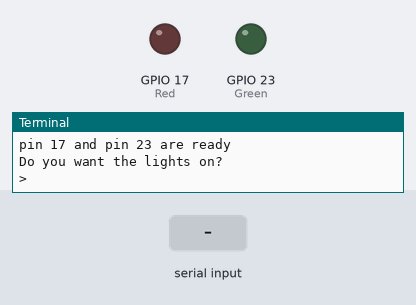
This program was run on a simulated Raspberry Pi (BCM pin numbers). Parts: output pins drawn as LEDs (lit = HIGH), the last lines printed to the terminal. Dashed ring = blinking. The inputs (shaded band) are chosen by the test bench.

Above: at 1.2 s.
1.3 s: "seperate" typed at the terminal, then Enter
2.8 s: "together" typed at the terminal, then Enter
4.3 s: "yes" typed at the terminal, then Enter
5.8 s: "seperate" typed at the terminal, then Enter
At 5.9 s:
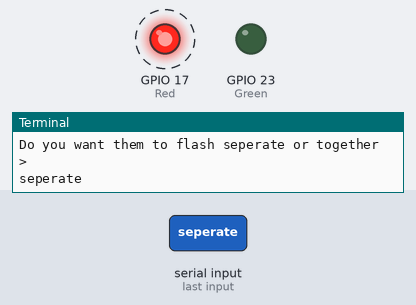
At 6.5 s:
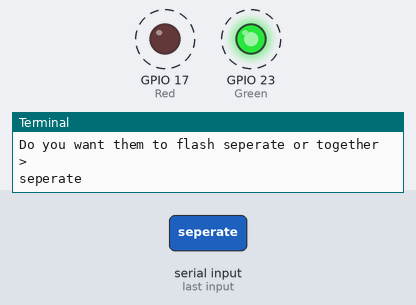
Timing chart, 0 to 9.8 s (numbered marks = the images above; inputs shaded):
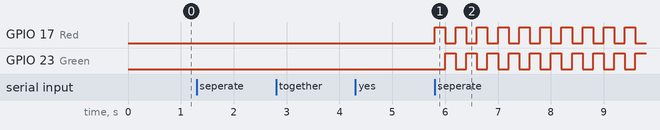

The program:

Christmas_Lights.py
```python
import RPi.GPIO as GPIO
import time

Red = 17
Green = 23

def setup():
    GPIO.setwarnings(False)
    GPIO.setmode(GPIO.BCM)
    GPIO.setup(Red, GPIO.OUT)
    GPIO.setup(Green, GPIO.OUT)
    GPIO.output(Red, GPIO.LOW)
    GPIO.output(Green, GPIO.LOW)
    print('pin ' + str(Red) + ' and pin ' + str(Green) + ' are ready')

def end():
    print('goodbye')
    GPIO.cleanup()

def light_mode(res):
    if res == 'seperate':
        while True:
            GPIO.output(Red, GPIO.HIGH)
            GPIO.output(Green, GPIO.LOW)
            time.sleep(0.2)
            GPIO.output(Red, GPIO.LOW)
            GPIO.output(Green, GPIO.HIGH)
            time.sleep(0.2)
    elif res == 'together':
        while True:
            GPIO.output(Red, GPIO.HIGH)
            GPIO.output(Green, GPIO.HIGH)
            time.sleep(0.2)
            GPIO.output(Red, GPIO.LOW)
            GPIO.output(Green, GPIO.LOW)
            time.sleep(0.2)

def lights_On(res):
    if res == 'yes':
        res = input('Do you want them to flash seperate or together \n>')
        if (res == 'seperate') or (res == 'together'):
           light_mode(res)
        else:
            print('Try again')
            lights_On('yes')
    elif res == 'no':
        end()
    else:
        print('Try again')
        res = input('Do you want the lights on? \n>')
        lights_On(res)

setup()
res = input('Do you want the lights on? \n>')
try:
    lights_On(res)
except KeyboardInterrupt:
    end()
```

Measured:
- after the input at 5.8 s, GPIO 17 (Red): alternates HIGH for 0.20 s and LOW for 0.20 s, starting at once; GPIO 23 (Green): alternates HIGH for 0.20 s and LOW for 0.20 s, starting after 0.20 s
